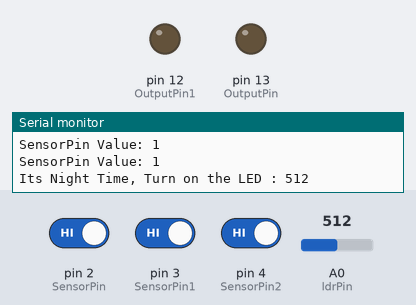
Bench run of a sketch on a simulated Arduino Uno, built with avr-gcc and run on an emulated ATmega328P. Parts: output pins drawn as LEDs (lit = HIGH), the last lines printed to the serial monitor. The inputs (shaded band) are chosen by the test bench; at power-on: pin 2 (SensorPin) HIGH, pin 3 (SensorPin1) HIGH, A0 (ldrPin) = 512, pin 4 (SensorPin2) HIGH.

Above: at 1.2 s.
1.3 s: pin 2 (SensorPin) driven LOW
At 2.5 s:
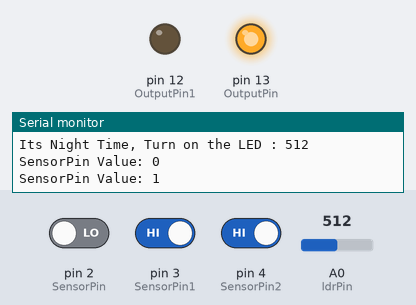
2.8 s: pin 3 (SensorPin1) driven LOW
At 3.5 s:
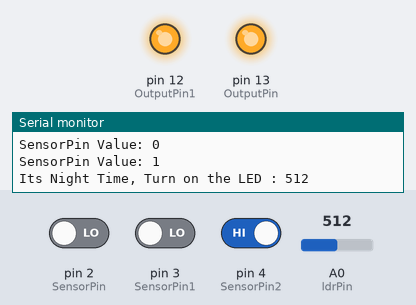
4.3 s: pin 2 (SensorPin) driven HIGH
At 5.5 s:
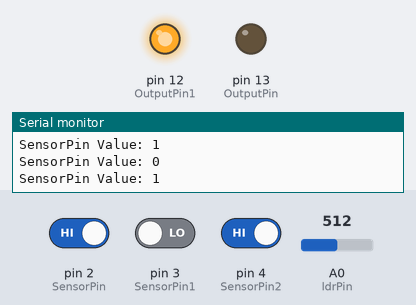
5.8 s: A0 (ldrPin) set to 105
8.8 s: A0 (ldrPin) set to 91
11.8 s: pin 3 (SensorPin1) driven HIGH
At 12.6 s:
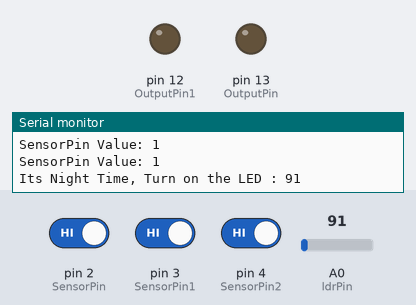
Timing chart, 0 to 14.8 s (numbered marks = the images above; inputs shaded):
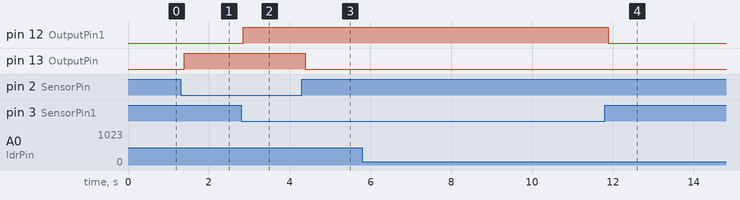

Measured:
- after the input at 1.3 s, pin 13 (OutputPin): LOW → HIGH after 0.09 s
- after the input at 2.8 s, pin 12 (OutputPin1): LOW → HIGH after 0.06 s
- after the input at 4.3 s, pin 13 (OutputPin): HIGH → LOW after 0.08 s
- after the input at 11.8 s, pin 12 (OutputPin1): HIGH → LOW after 0.09 s

The sketch:

Smart_street.ino
```cpp
int SensorPin = 2;
int OutputPin = 13;
int SensorPin1 = 3;
int OutputPin1 = 12;
int SensorPin2 = 4;
int OutputPin2= 11;
int ledPin = 10;
const int ldrPin = A0;
void setup() {
  pinMode(OutputPin, OUTPUT);
  pinMode(SensorPin, INPUT);
   pinMode(OutputPin1, OUTPUT);
  pinMode(SensorPin1, INPUT);
  Serial.begin(9600);
}

void loop() {
  int SensorValue = digitalRead(SensorPin);

  Serial.print("SensorPin Value: ");
  Serial.println(SensorValue);
 // delay(1000);
   if (SensorValue==LOW){ // LOW MEANS Object Detected
    digitalWrite(OutputPin, HIGH);
  }
  else
  {
    digitalWrite(OutputPin, LOW);
  }

  int SensorValue1 = digitalRead(SensorPin1);

  Serial.print("SensorPin Value: ");
  Serial.println(SensorValue1);
 // delay(1000);
   if (SensorValue1==LOW){ // LOW MEANS Object Detected
    digitalWrite(OutputPin1, HIGH);
  }
  else
  {
    digitalWrite(OutputPin1, LOW);
  }

int SensorValue2 = digitalRead(SensorPin2);

  Serial.print("SensorPin Value: ");
  Serial.println(SensorValue2);
 // delay(1000);
   if (SensorValue2==LOW){ // LOW MEANS Object Detected
    digitalWrite(OutputPin2, HIGH);
  }
  else
  {
    digitalWrite(OutputPin2, LOW);
  }


int ldr = analogRead(ldrPin);

if (ldr <= 1900) {


digitalWrite(ledPin, HIGH);

Serial.print("Its Night Time, Turn on the LED : ");

Serial.println(ldr);

} else {

digitalWrite(ledPin, LOW);

Serial.print("Its daytime, Turn off the LED : ");

Serial.println(ldr);

}


}
```
